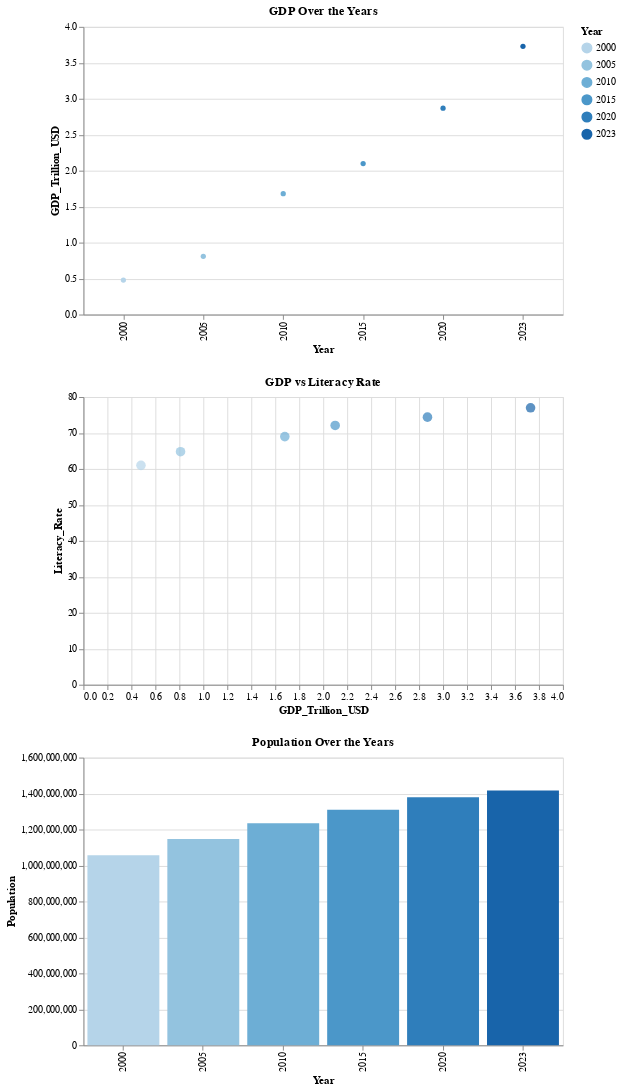

Here is the notebook cell this chart was saved with:
### Code cell
# Line chart for GDP over the years
gdp_line_chart = alt.Chart(archana05).mark_line(point=True).encode(
    x='Year:O',
    y='GDP_Trillion_USD:Q',
    color='Year:O',
    tooltip=['Year', 'GDP_Trillion_USD']
).properties(
    title="GDP Over the Years",
    width=500,
    height=300
)

# Scatter plot for GDP vs Literacy Rate
gdp_vs_literacy = alt.Chart(archana05).mark_circle(size=100).encode(
    x='GDP_Trillion_USD:Q',
    y='Literacy_Rate:Q',
    color='Year:O',  # Color based on Year
    tooltip=['Year', 'GDP_Trillion_USD', 'Literacy_Rate']
).properties(
    title="GDP vs Literacy Rate",
    width=500,
    height=300
)

# Bar chart for Population over the years
population_bar_chart = alt.Chart(archana05).mark_bar().encode(
    x='Year:O',
    y='Population:Q',
    color='Year:O',
    tooltip=['Year', 'Population']
).properties(
    title="Population Over the Years",
    width=500,
    height=300
)

# Combine all charts vertically with an interactive legend
combined_charts = alt.vconcat(
    gdp_line_chart,
    gdp_vs_literacy,
    population_bar_chart
).add_selection(
    alt.selection_multi(fields=['Year'], bind='legend')
)

# Display the combined chart with an interactive legend
combined_charts.show()

### Figure 1 — Vega-Lite specification as saved in the notebook (floating-point values rounded to 4 significant figures)
{"config": {"view": {"continuousWidth": 300, "continuousHeight": 300}}, "vconcat": [{"mark": {"type": "line", "point": true}, "encoding": {"color": {"field": "Year", "type": "ordinal"}, "tooltip": [{"field": "Year", "type": "quantitative"}, {"field": "GDP_Trillion_USD", "type": "quantitative"}], "x": {"field": "Year", "type": "ordinal"}, "y": {"field": "GDP_Trillion_USD", "type": "quantitative"}}, "height": 300, "name": "view_4", "title": "GDP Over the Years", "width": 500}, {"mark": {"type": "circle", "size": 100}, "encoding": {"color": {"field": "Year", "type": "ordinal"}, "tooltip": [{"field": "Year", "type": "quantitative"}, {"field": "GDP_Trillion_USD", "type": "quantitative"}, {"field": "Literacy_Rate", "type": "quantitative"}], "x": {"field": "GDP_Trillion_USD", "type": "quantitative"}, "y": {"field": "Literacy_Rate", "type": "quantitative"}}, "height": 300, "name": "view_5", "title": "GDP vs Literacy Rate", "width": 500}, {"mark": {"type": "bar"}, "encoding": {"color": {"field": "Year", "type": "ordinal"}, "tooltip": [{"field": "Year", "type": "quantitative"}, {"field": "Population", "type": "quantitative"}], "x": {"field": "Year", "type": "ordinal"}, "y": {"field": "Population", "type": "quantitative"}}, "height": 300, "name": "view_6", "title": "Population Over the Years", "width": 500}], "data": {"name": "data-9cea290332fa639f6a797c62d62a13dd"}, "params": [{"name": "param_2", "select": {"type": "point", "fields": ["Year"]}, "bind": "legend", "views": ["view_4", "view_5", "view_6"]}], "$schema": "https://vega.github.io/schema/vega-lite/v5.20.1.json", "datasets": {"data-9cea290332fa639f6a797c62d62a13dd": [{"Year": 2000, "Population": 1056575540, "GDP_Trillion_USD": 0.48, "Literacy_Rate": 61.0}, {"Year": 2005, "Population": 1147609927, "GDP_Trillion_USD": 0.81, "Literacy_Rate": 64.8}, {"Year": 2010, "Population": 1234281170, "GDP_Trillion_USD": 1.68, "Literacy_Rate": 69.0}, {"Year": 2015, "Population": 1310152403, "GDP_Trillion_USD": 2.1, "Literacy_Rate": 72.1}, {"Year": 2020, "Population": 1380004385, "GDP_Trillion_USD": 2.87, "Literacy_Rate": 74.4}, {"Year": 2023, "Population": 1417173173, "GDP_Trillion_USD": 3.73, "Literacy_Rate": 77.0}]}}
